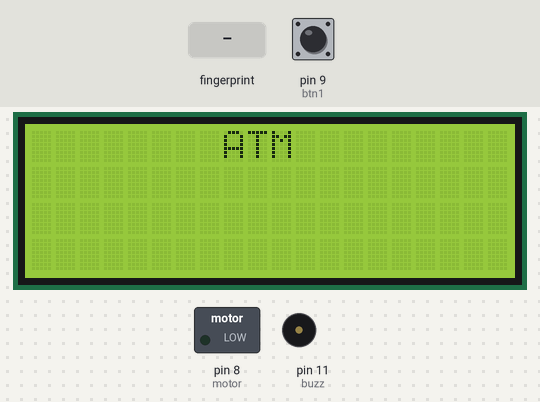
This sketch was run on a simulated Arduino Uno, built with avr-gcc and run on an emulated ATmega328P. Shown: 20×4 character LCD, switched loads named in the sketch (green lamp = pin HIGH), buzzer (waves = sounding, pin HIGH). Inputs (shaded band) come from the test bench; at power-on: pin 9 (btn1) LOW. What the sketch prints to the serial monitor is not drawn.

Above: at 1.1 s.
At 5.2 s:
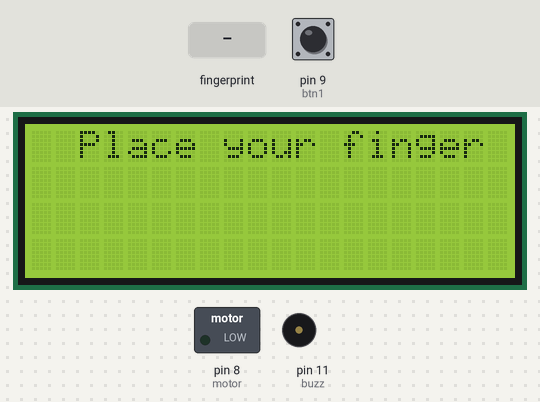
5.3 s: finger stored as number 1 placed on the sensor
At 6.7 s:
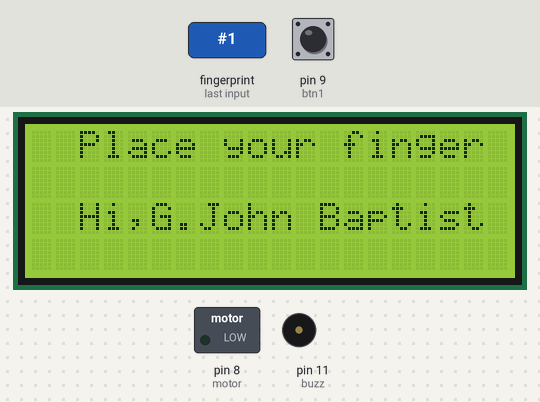
8.3 s: pin 9 (btn1) pulled HIGH for 3.2 s
At 8.3 s:
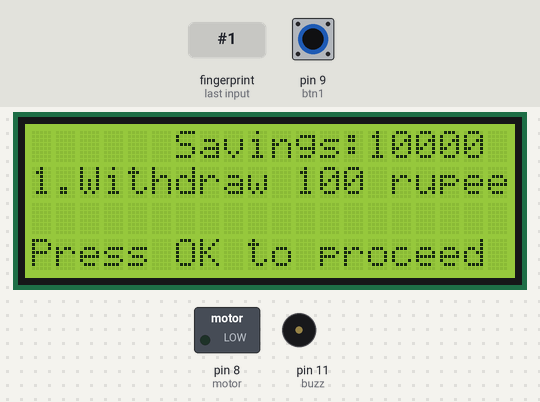
13.8 s: finger stored as number 1 placed on the sensor
At 20.9 s:
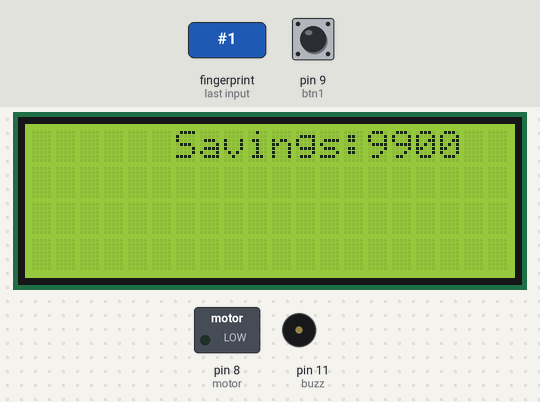
Timing chart, 0 to 22.4 s (numbered marks = the images above; inputs shaded):
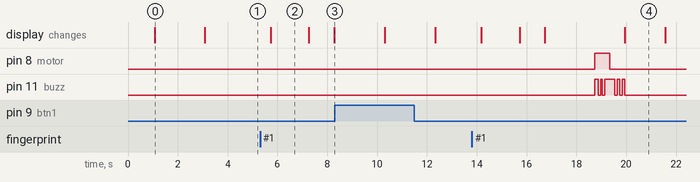

The sketch:

Fingerprintpro.ino
```cpp
#include <Adafruit_Fingerprint.h>
#include <SoftwareSerial.h>
#include <Wire.h>
#include <LiquidCrystal_I2C.h>
SoftwareSerial mySerial(2,3);
Adafruit_Fingerprint finger = Adafruit_Fingerprint(&mySerial);
LiquidCrystal_I2C lcd(0x27, 20,4);
int fingerprintID = 0;
int motor=8;
int btn1=9;
int a=0;
int buzz=11;

void setup(void) {
  finger.begin(57600);
  lcd.begin();
  pinMode(btn1,INPUT);
  pinMode(motor,OUTPUT);
  pinMode(buzz,OUTPUT);
  lcd.setCursor(8,0);
  lcd.print("ATM");
  delay(2000);
  lcd.setCursor(2,0);
  lcd.print("Place your finger");
  startFingerprintSensor();
}

void loop() {

  fingerprintID = getFingerprintID();
  delay(50);
  if(fingerprintID == 1 ||fingerprintID ==2 ||fingerprintID == 3)
  {
    lcd.setCursor(2,2);
    lcd.print("Hi,G.John Baptist");
    delay(1500);
    lcd.clear();
    lcd.setCursor(6,0);
    lcd.print ("Savings:10000");
    lcd.setCursor(0,1);
    lcd.print("1.Withdraw 100 rupee");
    delay(1000);
    lcd.print("Press OK to proceed");
    delay(1300);
    digitalRead(btn1);
    delay(700);
    if(digitalRead(btn1)==LOW)
    {
      digitalWrite(buzz,HIGH);
      digitalWrite(motor,HIGH);
      delay(150);
      digitalWrite(buzz,LOW);
      delay(100);
      digitalWrite(buzz,HIGH);
      delay(50);
      digitalWrite(buzz,LOW);
      delay(100);
      digitalWrite(buzz,HIGH);
      delay(200);
      digitalWrite(motor,LOW);
      delay(100);
      digitalWrite(buzz,HIGH);
      delay(100);
      digitalWrite(buzz,LOW);
      delay(100);
      digitalWrite(buzz,HIGH);
      delay(100);
      digitalWrite(buzz,LOW);
      delay(100);
      digitalWrite(buzz,HIGH);
      delay(100);
      lcd.clear();
      digitalWrite(buzz,LOW);
      lcd.setCursor(6,0);
      lcd.print ("Savings:9900");
      delay(1600);
      lcd.clear();
      lcd.print("Place your finger");


    }
    else
    {
      lcd.clear();
      lcd.setCursor(6,0);
      lcd.print ("Savings:10000");
      lcd.setCursor(1,2);
      lcd.print("Withdrawal failed");
      delay(2000);
      lcd.clear();
      lcd.print("Place your finger");

    }
  }
}

void startFingerprintSensor()
{
  Serial.begin(9600);
  finger.begin(57600);

  if (finger.verifyPassword()) {
    Serial.println("Found fingerprint sensor!");
  } else {
    Serial.println("Did not find fingerprint sensor");
  }
  Serial.println("Waiting for valid finger...");
}

int getFingerprintID() {
  uint8_t p = finger.getImage();
  if (p != FINGERPRINT_OK)  return -1;

  p = finger.image2Tz();
  if (p != FINGERPRINT_OK)  return -1;

  p = finger.fingerFastSearch();
  if (p != FINGERPRINT_OK)  return -1;

  // found a match!
  Serial.print("Found ID #"); Serial.print(finger.fingerID);
  Serial.print(" with confidence of "); Serial.println(finger.confidence);
  return finger.fingerID;
}
```

Measured:
- after the input at 5.3 s, the display: changes after 0.42 s (image 2)
- after the input at 8.3 s, pin 8 (motor): stays LOW (without the input it goes to HIGH after 2.0 s); pin 11 (buzz): stops changing and stays LOW
- after the input at 13.8 s, pin 8 (motor): LOW → HIGH after 4.9 s, → LOW 0.60 s later; the display: first changes after 0.38 s (image 4 shows a later state)
- what the display in image 0 shows lasts 2.0 s, from 1.1 s to 3.1 s
- what the display in image 2 shows lasts 1.6 s, from 5.7 s to 7.3 s
